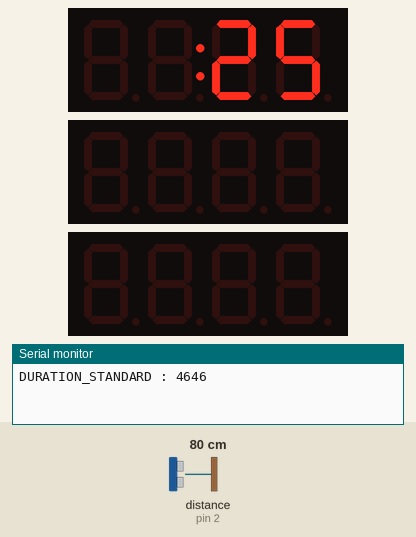
Simulated run of this sketch. Board: Arduino Uno, built with avr-gcc and run on an emulated ATmega328P. Parts: 3 × 4-digit seven-segment display, the last lines printed to the serial monitor. Wiring (inferred from the names in the program): ultrasonic range finder: trigger pin 3; echo pin 2; HT16K33 LED driver at I2C address 0x70; HT16K33 LED driver at I2C address 0x72; HT16K33 LED driver at I2C address 0x74. The test bench sets the inputs (shaded band); at power-on: distance to the obstacle (sensor on pin 2) 80 cm. The echo pulse lasts 58.3 µs per cm.

Above: at 0.6 s.
1.6 s: distance to the obstacle (sensor on pin 2) set to 2 cm
At 3.3 s:
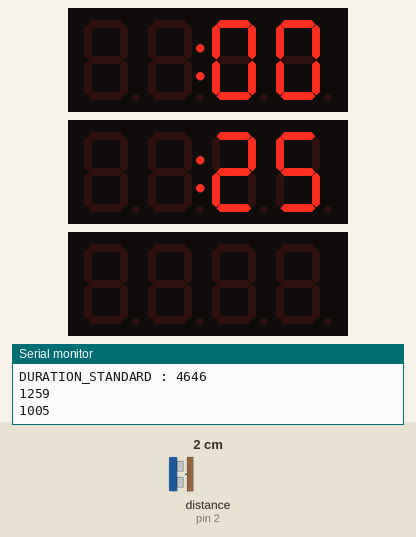
4.6 s: distance to the obstacle (sensor on pin 2) set to 120 cm
At 4.66 s:
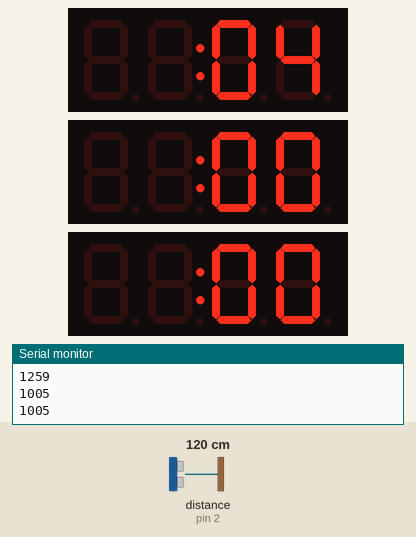
6.1 s: distance to the obstacle (sensor on pin 2) set to 4 cm
At 7.9 s:
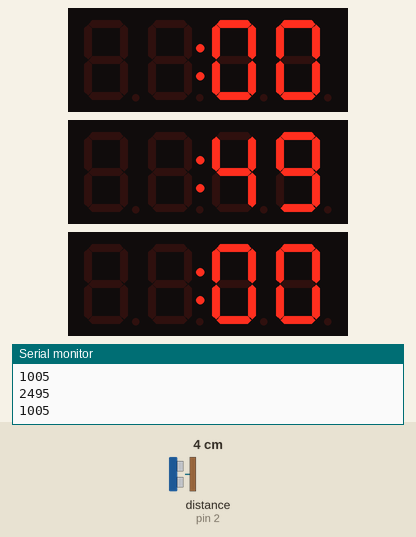

Measured:
- after the input at 4.6 s, the display: first differs from a run without the input at once (image 2 shows a later state)
- what the display in image 1 shows lasts 1.0 s, from 2.6 s to 3.6 s

The sketch:

4WD_LapTimer_Proto.ino
```cpp
/*
 * 接続図、仕様書は別資料参照(同じリモートリポジトリに格納してあるはず)
 * 7segドライバ制御：https://kitsuneblg.com/2021/10/16/16x8%E3%83%9E%E3%83%88%E3%83%AA%E3%82%AF%E3%82%B9led%E3%83%89%E3%83%A9%E3%82%A4%E3%83%90%E3%83%A2%E3%82%B8%E3%83%A5%E3%83%BC%E3%83%AB%EF%BC%88ht16k33%EF%BC%89%E3%82%92%E4%BD%BF%E3%81%A3%E3%81%A6/
 * 超音波センサ制御：https://rb-station.com/blogs/article/hc-sr04-arduino
 */

#include <Wire.h>

// 7segドライバのスレーブアドレス
const int SEG7_ADDR[3] = { 0x70, 0x74, 0x72};

// 表示するデータ
const char SEG[2][11] = {{0x3f,0x06,0x5b,0x4f,0x66,0x6d,0x7d,0x07,0x7f,0x6f,0x00},  // 0~9 ドット無し
                         {0xBF,0x86,0xDB,0xCF,0xE6,0xED,0xFD,0x87,0xFF,0xEF,0x80}}; // 0~9 ドット有り
const int DIG = 6;  //桁数

int disp[3][6] = {{10,10,10,10,10,10},
                  {10,10,10,10,10,10},
                  {10,10,10,10,10,10}}; // 表示する数字
int  dot[3][6] = {{0,0,1,0,0,0},
                  {0,0,1,0,0,0},
                  {0,0,1,0,0,0}}; // 表示するドット位置(0：ドット表示なし / 1：ドット表示あり)

// 更新フラグ(True：更新 / False：更新無し)
bool update_7seg_flag[3];
bool rap_flag;  // 1周まわった時のフラグ(True：周った / False：周っていない)

// 超音波センサのピンアサイン
const int TRIG = 3;
const int ECHO = 2;
unsigned long TIMEOUT = 2000; // 2000us = 2ms
unsigned long duration;  // 超音波センサの音波が反射する時間
unsigned long DURATION_STANDARD;  // 超音波センサの音波が反射する時間(基準値)

unsigned long rap_time[2];

// 7セグドライバの初期化
// 呪文みたいなものなので、何を送っているのか不明
void seg7_driver_init(){

  Wire.begin();

  for( int i=0; i<(sizeof(SEG7_ADDR)/sizeof(SEG7_ADDR[0])); ++i ){

    Wire.beginTransmission(SEG7_ADDR[i]);
    Wire.write(0x21);
    Wire.write(0x01);
    Wire.endTransmission();
    delay(10);
    Wire.beginTransmission(SEG7_ADDR[i]);
    Wire.write(0x81);
    Wire.write(0x01);
    Wire.endTransmission();
    delay(10);
  }
}

// 超音波センサの初期化
void sonar_sensor_init(){

  delay(200);
  DURATION_STANDARD = 0;
  // 距離計測
  for( int i=0; i<16; ++i ){

    digitalWrite(TRIG, LOW);
    delayMicroseconds(2);
    digitalWrite( TRIG, HIGH );
    delayMicroseconds( 10 );
    digitalWrite( TRIG, LOW );

    // 音波の往復にかかった時間が返却される[マイクロ秒]
    // ミニ四駆の通過を確認できればいいため、距離に変換はしない
    DURATION_STANDARD += pulseIn( ECHO, HIGH);
  }

  // 16回分の距離を加算しているため、16で割る
  DURATION_STANDARD >>= 4;

  // 反射時間の2倍をタイムアウト用の時間に設定
  TIMEOUT = (DURATION_STANDARD << 1);
}

// 初期化
void setup() {
  // 7segドライバの初期化
  seg7_driver_init();

  // 距離センサの初期化
  pinMode(ECHO, INPUT );
  pinMode(TRIG, OUTPUT );
  sonar_sensor_init();

  // 7seg更新状態を「更新あり」に初期化
  for( int i=0; i<(sizeof(update_7seg_flag)/sizeof(update_7seg_flag[0])); ++i ){
    update_7seg_flag[i] = true;
  }
  // 超音波センサの音波が反射する時間を0初期化
  duration = 0;

  // ラップタイム用時間変数を0初期化
  rap_time[0] = rap_time[1] = millis();
  rap_flag = false;

  Serial.begin( 9600 );
  Serial.print( "DURATION_STANDARD : " );
  Serial.println( DURATION_STANDARD );
}

void loop() {
  // 距離計測
  digitalWrite(TRIG, LOW);
  delayMicroseconds(2);
  digitalWrite( TRIG, HIGH );
  delayMicroseconds( 10 );
  digitalWrite( TRIG, LOW );
  // 音波の往復にかかった時間が返却される[マイクロ秒]
  duration = pulseIn( ECHO, HIGH);
  // ミニ四駆の経過を計測した場合
  // ラップタイムの計算 & PCに時間を送信(serial通信)
  rap_time[1] = millis();
  if( duration < (DURATION_STANDARD * 0.8) ){
    Serial.println( rap_time[1] - rap_time[0] );
    rap_time[0] = rap_time[1];
    memcpy(disp[2], disp[1], sizeof(disp[0][0])*6);
    memcpy(disp[1], disp[0], sizeof(disp[0][0])*6);
    update_7seg_flag[1] = update_7seg_flag[2] = true;
    delay(1000);
  }

  // 7seg表示内容の計算
  update_7seg_flag[0] = true;
  unsigned long buf = rap_time[1] - rap_time[0];
  disp[0][0] = (buf < 100000) ? 10 : (buf / 100000);
  disp[0][1] = (buf <  10000) ? 10 : (buf /  10000) % 10;
  disp[0][2] = (buf /   1000) % 10;
  disp[0][3] = (buf /    100) % 10;
  disp[0][4] = (buf /     10) % 10;
  disp[0][5] = (buf %     10);

  // 7segの表示
  // dispの内容が更新されていたら、表示データを7segドライバに送信する
  for( int row=0; row<(sizeof(SEG7_ADDR)/sizeof(SEG7_ADDR[0])); ++row ){

    if( update_7seg_flag[row] ){  // 更新が必要であれば7segドライバに送信処理実行

      Wire.beginTransmission(SEG7_ADDR[row]);
      for( int col=0; col<DIG; ++col ){

        Wire.write(col*2);
        Wire.write(SEG[dot[row][col]][disp[row][col]]);
      }
      Wire.endTransmission();
      update_7seg_flag[row] = false;  // 更新済み
    }
  }
}
```
